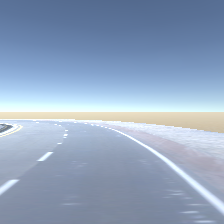
#> input picture tests/image_00000000_a.png, 224 x 224 px, found by its file name
$ jupyter execute --allow-errors Tuning_Mask.ipynb   (shell and % lines are left out)
#> lines starting #> are read from the running program, lines starting #| are printed output that depends on the picture
[cell 1]
import cv2
import numpy as np
import matplotlib.pyplot as plt

class_colors = [
        ([240, 20, 20]), #lane lines
        ([0, 78, 255]), #road
        ([45, 99, 36]), #ground
        ([250, 250, 250]), #sky
    ]

filename = 'data/image_00000000_b.png'

img = cv2.imread(filename)
#> (the rest of this cell did not finish here and is left out)

[cell 2]
def prepare_mask(img, class_colors, thresh):
#> called with thresh = 20
    mask_channels = []
    for col in class_colors:
        lower = np.array(col) - thresh
        upper = np.array(col) + thresh
        mask = cv2.inRange(img, lower, upper)
        mask_channels.append(mask)

    return np.array(mask_channels)

#> (a cell that did not finish here is left out)

[cell 4]
filename = 'data/image_00000000_a.png'

road_img = cv2.imread(filename)
#> road_img is the input picture: shape (224, 224, 3); mean B, G, R 190.8, 164.8, 146.1
road_img = cv2.cvtColor(road_img, cv2.COLOR_BGR2RGB)

plt.imshow(road_img)
plt.show()

[cell 5]
def display_three_channels(channels, labels):
    f, subplt = plt.subplots(1, 3, figsize=(24, 9))
    f.tight_layout()
    for i in range(3):
        subplt[i].imshow(channels[i], cmap='gray')
        subplt[i].set_title(labels[i], fontsize=50)
    plt.subplots_adjust(left=0., right=1, top=0.9, bottom=0.)

def thresh_mask(img, thresh, val=0.1):
    flt_img = np.zeros_like(img, dtype=float)
    flt_img[(img > thresh[0]) & (img <= thresh[1])] = val
    return flt_img

[cell 6]
not_lane_lines = np.copy(road_img)
#> (the rest of this cell did not finish here and is left out)

[cell 7]
yuv = cv2.cvtColor(road_img, cv2.COLOR_RGB2YUV)
#> yuv: shape (224, 224, 3); mean of channels 0, 1, 2 162.2, 142.1, 113.8
print(yuv.shape)
#| (224, 224, 3)
Y, U, V = cv2.split(yuv)
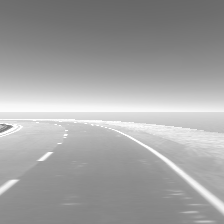
#> Y: shape (224, 224); min 103, max 255, mean 162.2
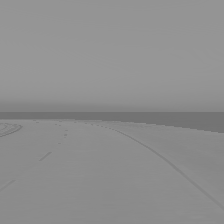
#> U: shape (224, 224); min 114, max 152, mean 142.1
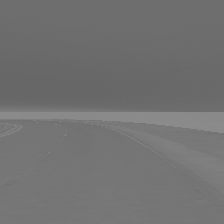
#> V: shape (224, 224); min 103, max 139, mean 113.8

channel_labels = ("Luma", "U Chroma", "V Chroma")

display_three_channels((Y, U, V), channel_labels)
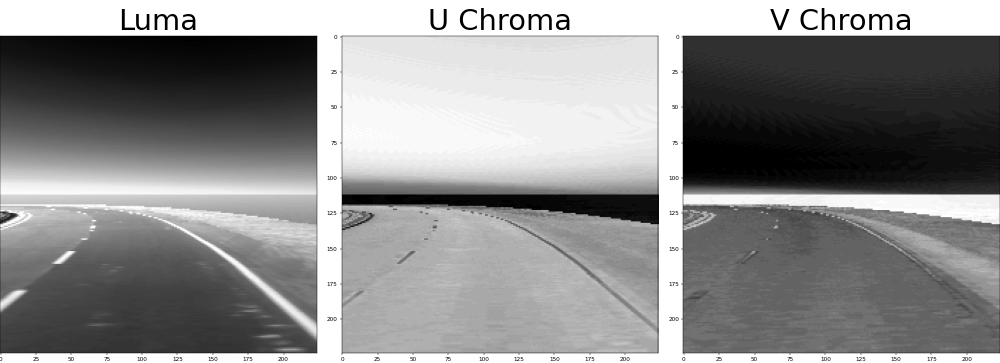
#> figure drawn by matplotlib, 3 panels
